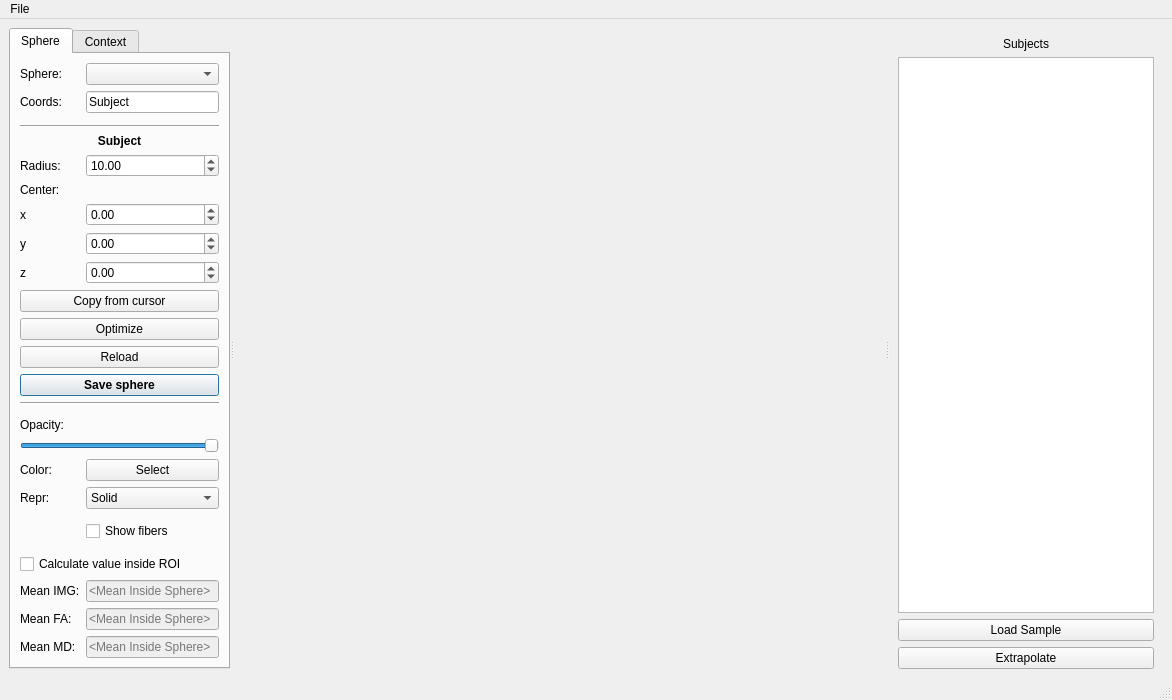
<?xml version="1.0" encoding="UTF-8"?>
<ui version="4.0">
 <class>RoiBuildApp</class>
 <widget class="QMainWindow" name="RoiBuildApp">
  <property name="geometry">
   <rect>
    <x>0</x>
    <y>0</y>
    <width>1172</width>
    <height>697</height>
   </rect>
  </property>
  <property name="windowTitle">
   <string>Braviz Roi Builder</string>
  </property>
  <property name="windowIcon">
   <iconset>
    <normalon>:/icons/roi_builder.png</normalon>
   </iconset>
  </property>
  <property name="styleSheet">
   <string notr="true">#sphere_tab{
	
	background-image: url(:/icons/circle.png);
	background-repeat:no-repeat;
	background-position:center;
	background-clip:padding;
	background-origin:padding;
}</string>
  </property>
  <widget class="QWidget" name="centralwidget">
   <layout class="QHBoxLayout" name="horizontalLayout">
    <item>
     <widget class="QSplitter" name="splitter">
      <property name="orientation">
       <enum>Qt::Horizontal</enum>
      </property>
      <widget class="QTabWidget" name="ContextTab">
       <property name="sizePolicy">
        <sizepolicy hsizetype="MinimumExpanding" vsizetype="Expanding">
         <horstretch>0</horstretch>
         <verstretch>0</verstretch>
        </sizepolicy>
       </property>
       <property name="currentIndex">
        <number>0</number>
       </property>
       <widget class="QWidget" name="sphere_tab">
        <attribute name="title">
         <string>Sphere</string>
        </attribute>
        <layout class="QFormLayout" name="formLayout_3">
         <property name="fieldGrowthPolicy">
          <enum>QFormLayout::AllNonFixedFieldsGrow</enum>
         </property>
         <item row="0" column="0">
          <widget class="QLabel" name="label_8">
           <property name="text">
            <string>Sphere:</string>
           </property>
          </widget>
         </item>
         <item row="1" column="0">
          <widget class="QLabel" name="label_9">
           <property name="text">
            <string>Coords:</string>
           </property>
           <property name="buddy">
            <cstring>sphere_space</cstring>
           </property>
          </widget>
         </item>
         <item row="1" column="1">
          <widget class="QLineEdit" name="sphere_space">
           <property name="text">
            <string>Subject</string>
           </property>
           <property name="readOnly">
            <bool>true</bool>
           </property>
          </widget>
         </item>
         <item row="2" column="0">
          <spacer name="verticalSpacer_2">
           <property name="orientation">
            <enum>Qt::Vertical</enum>
           </property>
           <property name="sizeHint" stdset="0">
            <size>
             <width>20</width>
             <height>40</height>
            </size>
           </property>
          </spacer>
         </item>
         <item row="3" column="0" colspan="2">
          <widget class="Line" name="line_2">
           <property name="orientation">
            <enum>Qt::Horizontal</enum>
           </property>
          </widget>
         </item>
         <item row="4" column="0" colspan="2">
          <widget class="QLabel" name="subject_sphere_label">
           <property name="font">
            <font>
             <weight>75</weight>
             <bold>true</bold>
            </font>
           </property>
           <property name="text">
            <string>Subject</string>
           </property>
           <property name="alignment">
            <set>Qt::AlignCenter</set>
           </property>
          </widget>
         </item>
         <item row="5" column="0">
          <widget class="QLabel" name="label_7">
           <property name="text">
            <string>Radius:</string>
           </property>
           <property name="buddy">
            <cstring>sphere_radius</cstring>
           </property>
          </widget>
         </item>
         <item row="5" column="1">
          <widget class="QDoubleSpinBox" name="sphere_radius">
           <property name="locale">
            <locale language="English" country="UnitedStates"/>
           </property>
           <property name="minimum">
            <double>1.000000000000000</double>
           </property>
           <property name="maximum">
            <double>1000.000000000000000</double>
           </property>
           <property name="value">
            <double>10.000000000000000</double>
           </property>
          </widget>
         </item>
         <item row="6" column="0">
          <widget class="QLabel" name="label_3">
           <property name="text">
            <string>Center:</string>
           </property>
          </widget>
         </item>
         <item row="7" column="0">
          <widget class="QLabel" name="label_4">
           <property name="text">
            <string>x</string>
           </property>
           <property name="buddy">
            <cstring>sphere_x</cstring>
           </property>
          </widget>
         </item>
         <item row="7" column="1">
          <widget class="QDoubleSpinBox" name="sphere_x">
           <property name="locale">
            <locale language="English" country="UnitedStates"/>
           </property>
           <property name="minimum">
            <double>-1000.000000000000000</double>
           </property>
           <property name="maximum">
            <double>1000.000000000000000</double>
           </property>
          </widget>
         </item>
         <item row="8" column="0">
          <widget class="QLabel" name="label_5">
           <property name="text">
            <string>y</string>
           </property>
           <property name="buddy">
            <cstring>sphere_y</cstring>
           </property>
          </widget>
         </item>
         <item row="8" column="1">
          <widget class="QDoubleSpinBox" name="sphere_y">
           <property name="locale">
            <locale language="English" country="UnitedStates"/>
           </property>
           <property name="minimum">
            <double>-1000.000000000000000</double>
           </property>
           <property name="maximum">
            <double>1000.000000000000000</double>
           </property>
          </widget>
         </item>
         <item row="9" column="0">
          <widget class="QLabel" name="label_6">
           <property name="text">
            <string>z</string>
           </property>
           <property name="buddy">
            <cstring>sphere_z</cstring>
           </property>
          </widget>
         </item>
         <item row="9" column="1">
          <widget class="QDoubleSpinBox" name="sphere_z">
           <property name="locale">
            <locale language="English" country="UnitedStates"/>
           </property>
           <property name="minimum">
            <double>-1000.000000000000000</double>
           </property>
           <property name="maximum">
            <double>1000.000000000000000</double>
           </property>
          </widget>
         </item>
         <item row="10" column="0" colspan="2">
          <widget class="QPushButton" name="copy_from_cursor_button">
           <property name="toolTip">
            <string>Move sphere center to cursor(&quot;c&quot;)</string>
           </property>
           <property name="text">
            <string>Copy from cursor</string>
           </property>
          </widget>
         </item>
         <item row="13" column="0" colspan="2">
          <widget class="QPushButton" name="save_sphere">
           <property name="font">
            <font>
             <weight>75</weight>
             <bold>true</bold>
            </font>
           </property>
           <property name="toolTip">
            <string>Save the current sphere (&quot;s&quot;)</string>
           </property>
           <property name="text">
            <string>Save sphere</string>
           </property>
           <property name="autoDefault">
            <bool>true</bool>
           </property>
           <property name="default">
            <bool>true</bool>
           </property>
          </widget>
         </item>
         <item row="15" column="0" colspan="2">
          <widget class="Line" name="line">
           <property name="orientation">
            <enum>Qt::Horizontal</enum>
           </property>
          </widget>
         </item>
         <item row="17" column="0">
          <spacer name="verticalSpacer_4">
           <property name="orientation">
            <enum>Qt::Vertical</enum>
           </property>
           <property name="sizeHint" stdset="0">
            <size>
             <width>20</width>
             <height>40</height>
            </size>
           </property>
          </spacer>
         </item>
         <item row="18" column="0">
          <widget class="QLabel" name="label_10">
           <property name="text">
            <string>Opacity:</string>
           </property>
           <property name="buddy">
            <cstring>sphere_opac</cstring>
           </property>
          </widget>
         </item>
         <item row="19" column="0" colspan="2">
          <widget class="QSlider" name="sphere_opac">
           <property name="maximum">
            <number>100</number>
           </property>
           <property name="value">
            <number>100</number>
           </property>
           <property name="orientation">
            <enum>Qt::Horizontal</enum>
           </property>
          </widget>
         </item>
         <item row="20" column="0">
          <widget class="QLabel" name="label_11">
           <property name="text">
            <string>Color:</string>
           </property>
           <property name="buddy">
            <cstring>color_button</cstring>
           </property>
          </widget>
         </item>
         <item row="20" column="1">
          <widget class="QPushButton" name="color_button">
           <property name="enabled">
            <bool>true</bool>
           </property>
           <property name="text">
            <string>Select</string>
           </property>
          </widget>
         </item>
         <item row="21" column="0">
          <widget class="QLabel" name="label_12">
           <property name="text">
            <string>Repr:</string>
           </property>
           <property name="buddy">
            <cstring>sphere_rep</cstring>
           </property>
          </widget>
         </item>
         <item row="21" column="1">
          <widget class="QComboBox" name="sphere_rep">
           <item>
            <property name="text">
             <string>Solid</string>
            </property>
           </item>
           <item>
            <property name="text">
             <string>WireFrame</string>
            </property>
           </item>
          </widget>
         </item>
         <item row="22" column="1">
          <spacer name="verticalSpacer">
           <property name="orientation">
            <enum>Qt::Vertical</enum>
           </property>
           <property name="sizeHint" stdset="0">
            <size>
             <width>20</width>
             <height>40</height>
            </size>
           </property>
          </spacer>
         </item>
         <item row="23" column="1">
          <widget class="QCheckBox" name="show_fibers_check">
           <property name="text">
            <string>Show fibers</string>
           </property>
          </widget>
         </item>
         <item row="28" column="0">
          <widget class="QLabel" name="mean_inside_label">
           <property name="text">
            <string>Mean IMG:</string>
           </property>
          </widget>
         </item>
         <item row="28" column="1">
          <widget class="QLineEdit" name="mean_inside_text">
           <property name="enabled">
            <bool>false</bool>
           </property>
           <property name="readOnly">
            <bool>true</bool>
           </property>
           <property name="placeholderText">
            <string>&lt;Mean Inside Sphere&gt;</string>
           </property>
          </widget>
         </item>
         <item row="27" column="0" colspan="2">
          <widget class="QCheckBox" name="inside_check">
           <property name="text">
            <string>Calculate value inside ROI</string>
           </property>
          </widget>
         </item>
         <item row="29" column="0">
          <widget class="QLabel" name="label_18">
           <property name="text">
            <string>Mean FA:</string>
           </property>
          </widget>
         </item>
         <item row="29" column="1">
          <widget class="QLineEdit" name="mean_fa">
           <property name="enabled">
            <bool>false</bool>
           </property>
           <property name="readOnly">
            <bool>true</bool>
           </property>
           <property name="placeholderText">
            <string>&lt;Mean Inside Sphere&gt;</string>
           </property>
          </widget>
         </item>
         <item row="30" column="0">
          <widget class="QLabel" name="label_19">
           <property name="text">
            <string>Mean MD:</string>
           </property>
          </widget>
         </item>
         <item row="30" column="1">
          <widget class="QLineEdit" name="mean_md">
           <property name="enabled">
            <bool>false</bool>
           </property>
           <property name="readOnly">
            <bool>true</bool>
           </property>
           <property name="placeholderText">
            <string>&lt;Mean Inside Sphere&gt;</string>
           </property>
          </widget>
         </item>
         <item row="26" column="0">
          <spacer name="verticalSpacer_3">
           <property name="orientation">
            <enum>Qt::Vertical</enum>
           </property>
           <property name="sizeHint" stdset="0">
            <size>
             <width>20</width>
             <height>40</height>
            </size>
           </property>
          </spacer>
         </item>
         <item row="11" column="0" colspan="2">
          <widget class="QPushButton" name="optimize_button">
           <property name="toolTip">
            <string>Optimize position of current sphere (&quot;o&quot;)</string>
           </property>
           <property name="text">
            <string>Optimize</string>
           </property>
          </widget>
         </item>
         <item row="12" column="0" colspan="2">
          <widget class="QPushButton" name="reload_button">
           <property name="toolTip">
            <string>Reload the sphere from the database</string>
           </property>
           <property name="text">
            <string>Reload</string>
           </property>
          </widget>
         </item>
         <item row="0" column="1">
          <widget class="QComboBox" name="sphere_name_combo"/>
         </item>
        </layout>
       </widget>
       <widget class="QWidget" name="tab_2">
        <attribute name="title">
         <string>Context</string>
        </attribute>
        <layout class="QFormLayout" name="formLayout">
         <property name="fieldGrowthPolicy">
          <enum>QFormLayout::AllNonFixedFieldsGrow</enum>
         </property>
         <item row="0" column="0">
          <widget class="QLabel" name="label">
           <property name="text">
            <string>Image: </string>
           </property>
          </widget>
         </item>
         <item row="0" column="1">
          <widget class="QComboBox" name="image_combo"/>
         </item>
         <item row="3" column="0">
          <widget class="QCheckBox" name="axial_check">
           <property name="text">
            <string>Axial</string>
           </property>
           <property name="checked">
            <bool>true</bool>
           </property>
          </widget>
         </item>
         <item row="4" column="0">
          <widget class="QCheckBox" name="coronal_check">
           <property name="text">
            <string>Coronal</string>
           </property>
           <property name="checked">
            <bool>false</bool>
           </property>
          </widget>
         </item>
         <item row="5" column="0">
          <widget class="QCheckBox" name="sagital_check">
           <property name="text">
            <string>Sagital</string>
           </property>
           <property name="checked">
            <bool>false</bool>
           </property>
          </widget>
         </item>
         <item row="3" column="1">
          <widget class="QSpinBox" name="axial_slice"/>
         </item>
         <item row="4" column="1">
          <widget class="QSpinBox" name="coronal_slice"/>
         </item>
         <item row="5" column="1">
          <widget class="QSpinBox" name="sagital_slice"/>
         </item>
         <item row="2" column="0">
          <widget class="QLabel" name="label_2">
           <property name="text">
            <string>Slice:</string>
           </property>
          </widget>
         </item>
         <item row="6" column="0" colspan="2">
          <widget class="Line" name="line_3">
           <property name="orientation">
            <enum>Qt::Horizontal</enum>
           </property>
          </widget>
         </item>
         <item row="7" column="0">
          <widget class="QLabel" name="label_13">
           <property name="text">
            <string>Cortex:</string>
           </property>
          </widget>
         </item>
         <item row="7" column="1">
          <widget class="QComboBox" name="surface_combo">
           <item>
            <property name="text">
             <string>Pial</string>
            </property>
           </item>
           <item>
            <property name="text">
             <string>White</string>
            </property>
           </item>
          </widget>
         </item>
         <item row="9" column="0">
          <widget class="QCheckBox" name="left_cortex_check">
           <property name="text">
            <string>Left</string>
           </property>
          </widget>
         </item>
         <item row="8" column="0">
          <widget class="QLabel" name="label_14">
           <property name="text">
            <string>Scalars:</string>
           </property>
          </widget>
         </item>
         <item row="8" column="1">
          <widget class="QComboBox" name="scalar_combo">
           <item>
            <property name="text">
             <string>Curv</string>
            </property>
           </item>
           <item>
            <property name="text">
             <string>Average  curv.</string>
            </property>
           </item>
           <item>
            <property name="text">
             <string>Area</string>
            </property>
           </item>
           <item>
            <property name="text">
             <string>Thickness</string>
            </property>
           </item>
           <item>
            <property name="text">
             <string>Sulc</string>
            </property>
           </item>
           <item>
            <property name="text">
             <string>Parcellation</string>
            </property>
           </item>
           <item>
            <property name="text">
             <string>Parcellation 2009</string>
            </property>
           </item>
           <item>
            <property name="text">
             <string>Parcellation DKT</string>
            </property>
           </item>
           <item>
            <property name="text">
             <string>Broadman Area</string>
            </property>
           </item>
          </widget>
         </item>
         <item row="10" column="0">
          <widget class="QCheckBox" name="right_cortex_check">
           <property name="text">
            <string>Right</string>
           </property>
          </widget>
         </item>
         <item row="11" column="0" colspan="2">
          <widget class="QLabel" name="label_16">
           <property name="text">
            <string>Opacity</string>
           </property>
           <property name="alignment">
            <set>Qt::AlignCenter</set>
           </property>
          </widget>
         </item>
         <item row="12" column="0" colspan="2">
          <widget class="QSlider" name="cortex_opac">
           <property name="maximum">
            <number>100</number>
           </property>
           <property name="value">
            <number>100</number>
           </property>
           <property name="tracking">
            <bool>false</bool>
           </property>
           <property name="orientation">
            <enum>Qt::Horizontal</enum>
           </property>
          </widget>
         </item>
         <item row="1" column="0">
          <widget class="QLabel" name="label_17">
           <property name="text">
            <string>Contrast:</string>
           </property>
          </widget>
         </item>
         <item row="1" column="1">
          <widget class="QComboBox" name="contrast_combo"/>
         </item>
        </layout>
       </widget>
      </widget>
      <widget class="QFrame" name="frame">
       <property name="sizePolicy">
        <sizepolicy hsizetype="Expanding" vsizetype="Preferred">
         <horstretch>10</horstretch>
         <verstretch>0</verstretch>
        </sizepolicy>
       </property>
       <property name="minimumSize">
        <size>
         <width>600</width>
         <height>0</height>
        </size>
       </property>
       <property name="frameShape">
        <enum>QFrame::NoFrame</enum>
       </property>
       <property name="frameShadow">
        <enum>QFrame::Raised</enum>
       </property>
       <layout class="QVBoxLayout" name="verticalLayout_2">
        <property name="margin">
         <number>0</number>
        </property>
        <item>
         <widget class="QFrame" name="vtk_frame">
          <property name="sizePolicy">
           <sizepolicy hsizetype="Ignored" vsizetype="Preferred">
            <horstretch>0</horstretch>
            <verstretch>0</verstretch>
           </sizepolicy>
          </property>
          <property name="frameShape">
           <enum>QFrame::NoFrame</enum>
          </property>
          <property name="frameShadow">
           <enum>QFrame::Raised</enum>
          </property>
         </widget>
        </item>
       </layout>
      </widget>
      <widget class="QFrame" name="frame_2">
       <property name="sizePolicy">
        <sizepolicy hsizetype="MinimumExpanding" vsizetype="Preferred">
         <horstretch>0</horstretch>
         <verstretch>0</verstretch>
        </sizepolicy>
       </property>
       <property name="frameShape">
        <enum>QFrame::NoFrame</enum>
       </property>
       <property name="frameShadow">
        <enum>QFrame::Raised</enum>
       </property>
       <layout class="QVBoxLayout" name="verticalLayout">
        <property name="bottomMargin">
         <number>0</number>
        </property>
        <item>
         <widget class="QLabel" name="label_15">
          <property name="text">
           <string>Subjects</string>
          </property>
          <property name="alignment">
           <set>Qt::AlignCenter</set>
          </property>
         </widget>
        </item>
        <item>
         <widget class="QListView" name="subjects_list">
          <property name="alternatingRowColors">
           <bool>true</bool>
          </property>
          <property name="selectionBehavior">
           <enum>QAbstractItemView::SelectRows</enum>
          </property>
         </widget>
        </item>
        <item>
         <widget class="QPushButton" name="load_sample">
          <property name="text">
           <string>Load Sample</string>
          </property>
         </widget>
        </item>
        <item>
         <widget class="QPushButton" name="extrapolate_button">
          <property name="text">
           <string>Extrapolate</string>
          </property>
         </widget>
        </item>
       </layout>
      </widget>
     </widget>
    </item>
   </layout>
  </widget>
  <widget class="QMenuBar" name="menubar">
   <property name="geometry">
    <rect>
     <x>0</x>
     <y>0</y>
     <width>1172</width>
     <height>21</height>
    </rect>
   </property>
   <widget class="QMenu" name="menuFile">
    <property name="title">
     <string>File</string>
    </property>
    <addaction name="actionSave_Scenario"/>
    <addaction name="actionLoad_Scenario"/>
    <addaction name="separator"/>
    <addaction name="actionSave_sphere_as"/>
    <addaction name="actionSwitch_sphere"/>
    <addaction name="actionExport_ROI"/>
   </widget>
   <addaction name="menuFile"/>
  </widget>
  <widget class="QStatusBar" name="statusbar"/>
  <action name="actionSave_Scenario">
   <property name="text">
    <string>Save Scenario</string>
   </property>
  </action>
  <action name="actionLoad_Scenario">
   <property name="text">
    <string>Load Scenario</string>
   </property>
  </action>
  <action name="actionSave_sphere_as">
   <property name="text">
    <string>Save sphere as...</string>
   </property>
  </action>
  <action name="actionExport_ROI">
   <property name="text">
    <string>Export ROI</string>
   </property>
  </action>
  <action name="actionSwitch_sphere">
   <property name="text">
    <string>Switch sphere</string>
   </property>
  </action>
 </widget>
 <resources>
  <include location="resources.qrc"/>
 </resources>
 <connections/>
</ui>
